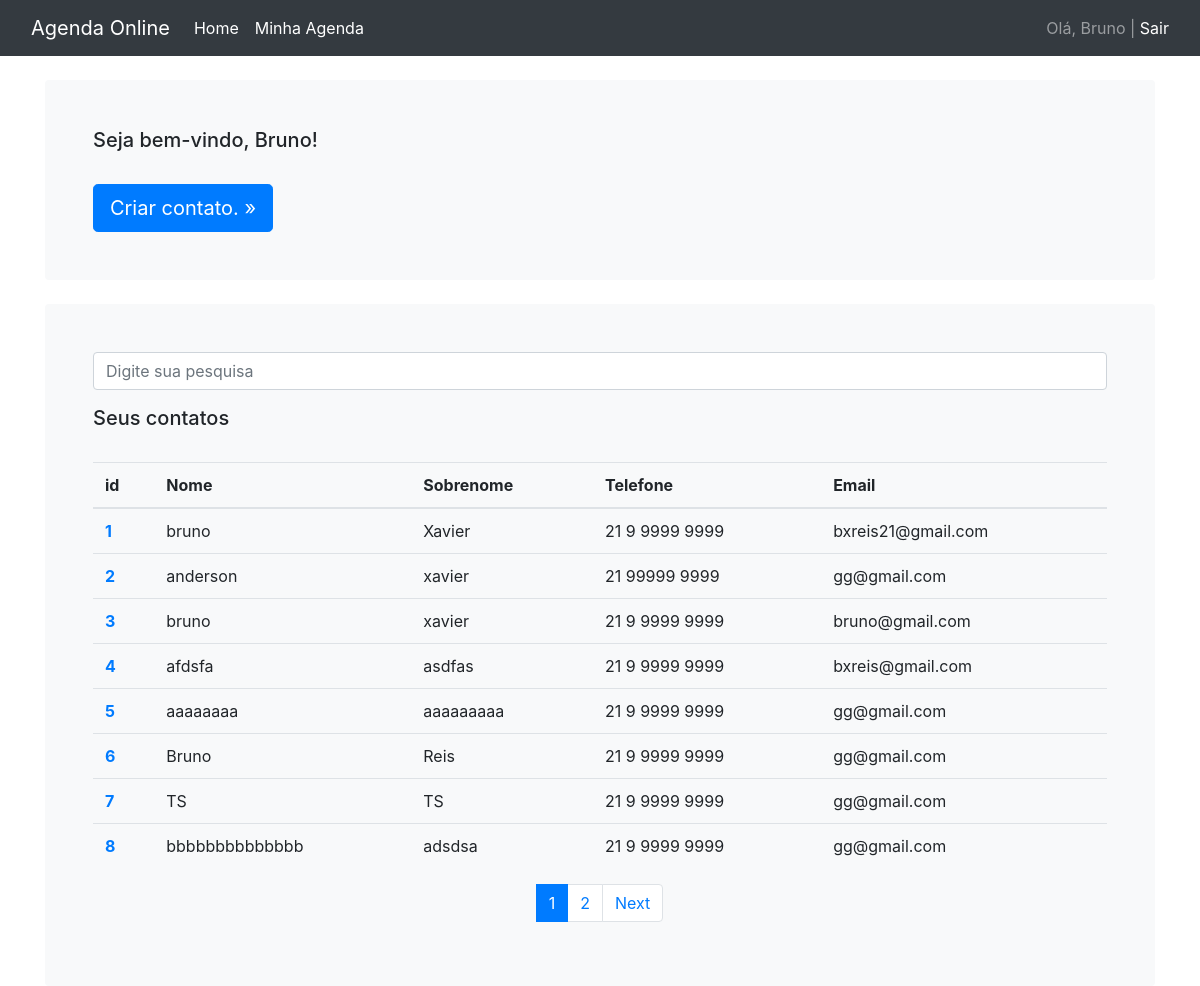
The page /accounts/dashboard/ (signed in) on the database its author committed.
### accounts/models.py (models this page shows, shortened)
class Contato(models.Model):
    user = models.ForeignKey(get_user_model(),
            on_delete=models.CASCADE,
            related_name='contato',
            default=None)
    imagem = models.ImageField(blank=True,upload_to='fotos/%Y/%m/%d',)
    id = models.AutoField(primary_key=True)
    nome = models.CharField(max_length=100)
    sobrenome = models.CharField(max_length=100)
    email = models.EmailField(blank=True)
    telefone = models.CharField(max_length=20,blank=True)
    descricao = models.TextField(blank=True)

### accounts/views.py (the view)
# urls.py: path('dashboard/',views.dashboard, name='dashboard'),
@login_required(redirect_field_name='index')
def dashboard(request):
    contatos = request.user.contato.all().filter()
    contatos = Paginator(contatos, 8)
    num_pagina = request.GET.get('page')
    page_obj = contatos.get_page(num_pagina)
    return render(request, 'accounts/dashboard.html', {'page_obj':page_obj})

### accounts/templates/accounts/dashboard.html (shortened to what this page needs)
{% extends 'base.html' %}
{% block conteudo %}
<main class="container">
    <div class="bg-light p-5 rounded">
        <h5>Seja bem-vindo, {{ user.first_name }}! </h5>
        <br>
        <a class="btn btn-lg btn-primary" href="\accounts/dashboard/create_contact" role="button">Criar contato. &raquo;</a>
    </div>
</main>
<br>
<main class="container">
    <div class="bg-light p-5 rounded">
      <form method="get" action="{% url 'busca' %}">
        <div class="form-group row">
          <div class="col-12">
            <input class="form-control" type="search"
                    value="{{ request.GET.termo }}"
                    id="search-input"
                    placeholder="Digite sua pesquisa"
                    name="termo">
          </div>
        </div>
      </form>
      <h5>Seus contatos</h5>
        <br>
        <table class="table">
            <thead>
              <tr>
                <th scope="col">id</th>
                <th scope="col">Nome</th>
                <th scope="col">Sobrenome</th>
                <th scope="col">Telefone</th>
                <th scope="col">Email</th>
              </tr>
            </thead>
            <tbody>
                {% for contato in page_obj %}
              <tr>
                <th scope="row"><a href="{% url 'ver_contato' contato.id %}" class="link-primary">{{ contato.id }}</a></th>
                <td>{{ contato.nome }}</td>
                <td>{{ contato.sobrenome }}</td>
                <td>{{ contato.telefone }}</td>
                <td>{{ contato.email }}</td>
              </tr>
              {% endfor %}
            </tbody>
          </table>
          <nav aria-label="Page navigation example">
            <ul class="pagination justify-content-center">
              <li class="page-item">
              <li class="page-item active"><a class="page-link" href="">{{ page_obj.number }}</a></li>
              {% if page_obj.has_next %}
              <li class="page-item"><a class="page-link" href="?page={{ page_obj.next_page_number }}">{{ page_obj.next_page_number }}</a></li>
              <li class="page-item">
                <a class="page-link" href="?page={{ page_obj.next_page_number }}">Next</a>
                {% endif %}
              </li>
            </ul>
          </nav>
    </div>
</main>
{% endblock %}

### templates/base.html (shortened to what this page needs)
{% load static %}
<link rel="stylesheet" href="{% static 'css/bootstrap.min.css' %}">
<link rel="stylesheet" href="{% static 'fa/css/all.min.css' %}">
<!doctype html>
<html lang="en">
  <head>
    </head>
    <body>
    <nav class="navbar navbar-expand-md navbar-dark bg-dark mb-4">
        <div class="container-fluid">
        <a class="navbar-brand" href="{% url 'index' %}">Agenda Online</a>
        {% if user.is_authenticated %}
          <div class="collapse navbar-collapse" id="navbarCollapse">
              <ul class="navbar-nav me-auto mb-2 mb-md-0">
              <li class="nav-item">
                  <a class="nav-link active" aria-current="page" href="{% url 'index' %}">Home</a>
              </li>
              <li class="nav-item active">
                  <a class="nav-link" href="/accounts/dashboard">Minha Agenda</a>
              </li>
            </div>
            <span class="navbar-text">
              Olá, {{ user.first_name }} | <a href="/accounts/logout" class="link-dark">Sair</a>
            </span>
    </nav>
    {% endif %}
    {%block conteudo%}
    {% endblock %}
</html>

### rows shown on the page
Contato: id "1", nome "bruno", sobrenome "Xavier", telefone "21 9 9999 9999", email "bxreis21@gmail.com"
Contato: id "2", nome "anderson", sobrenome "xavier", telefone "21 99999 9999", email "gg@gmail.com"
Contato: id "3", nome "bruno", sobrenome "xavier", telefone "21 9 9999 9999", email "bruno@gmail.com"
Contato: id "4", nome "afdsfa", sobrenome "asdfas", telefone "21 9 9999 9999", email "bxreis@gmail.com"
Contato: id "5", nome "aaaaaaaa", sobrenome "aaaaaaaaa", telefone "21 9 9999 9999", email "gg@gmail.com"
Contato: id "6", nome "Bruno", sobrenome "Reis", telefone "21 9 9999 9999", email "gg@gmail.com"
Contato: id "7", nome "TS", sobrenome "TS", telefone "21 9 9999 9999", email "gg@gmail.com"
Contato: id "8", nome "bbbbbbbbbbbbbb", sobrenome "adsdsa", telefone "21 9 9999 9999", email "gg@gmail.com"

### other values the page prints
{{ user.first_name }} "Bruno"
{{ page_obj.number }} "1"
{{ page_obj.next_page_number }} "2"
